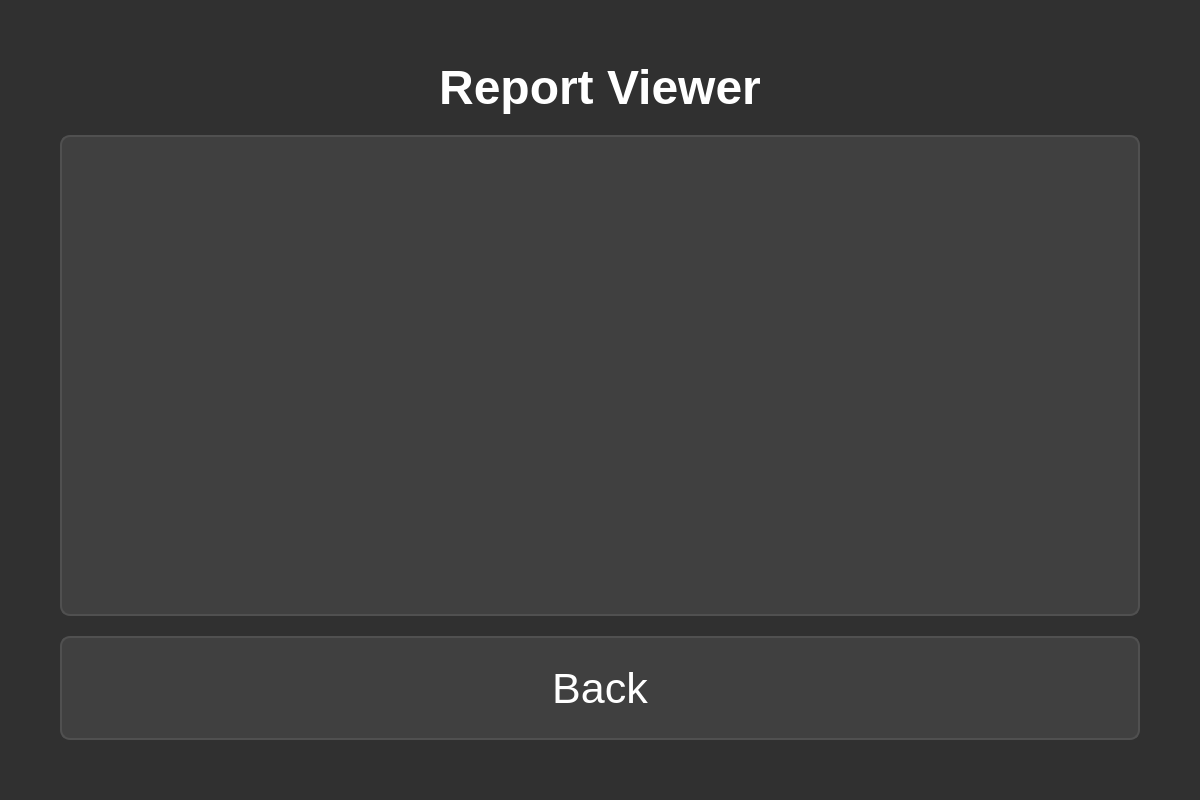
<?xml version="1.0" encoding="UTF-8"?>
<ui version="4.0">
  <class>ReportViewer</class>
  <widget class="QWidget" name="ReportViewer">
    <property name="geometry">
      <rect>
        <x>0</x>
        <y>0</y>
        <width>1200</width>
        <height>800</height>
      </rect>
    </property>
    <property name="styleSheet">
      <string notr="true">QWidget#ReportViewer {
    background-color: #303030;
}
QLabel {
    color: white;
    font-size: 36pt;
    font-weight: bold;
}
QTextEdit {
    background-color: #404040;
    color: white;
    border: 2px solid #505050;
    border-radius: 10px;
    padding: 15px;
    font-size: 16pt;
}
QPushButton {
    background-color: #404040;
    color: white;
    border: 2px solid #505050;
    border-radius: 10px;
    padding: 10px;
    font-size: 32pt;
    min-width: 200px;
    min-height: 80px;
}
QPushButton:hover {
    background-color: #505050;
    border-color: #606060;
}
QPushButton:pressed {
    background-color: #606060;
}</string>
    </property>
    <layout class="QVBoxLayout" name="verticalLayout">
      <property name="spacing">
        <number>20</number>
      </property>
      <property name="leftMargin">
        <number>60</number>
      </property>
      <property name="topMargin">
        <number>60</number>
      </property>
      <property name="rightMargin">
        <number>60</number>
      </property>
      <property name="bottomMargin">
        <number>60</number>
      </property>
      <item>
        <widget class="QLabel" name="titleLabel">
          <property name="text"><string>Report Viewer</string></property>
          <property name="alignment">
            <set>Qt::AlignCenter</set>
          </property>
        </widget>
      </item>
      <item>
        <widget class="QTextEdit" name="reportTextEdit">
          <property name="readOnly"><bool>true</bool></property>
        </widget>
      </item>
      <item>
        <widget class="QPushButton" name="backButton">
          <property name="text"><string>Back</string></property>
        </widget>
      </item>
    </layout>
  </widget>
  <resources/>
  <connections/>
</ui>
